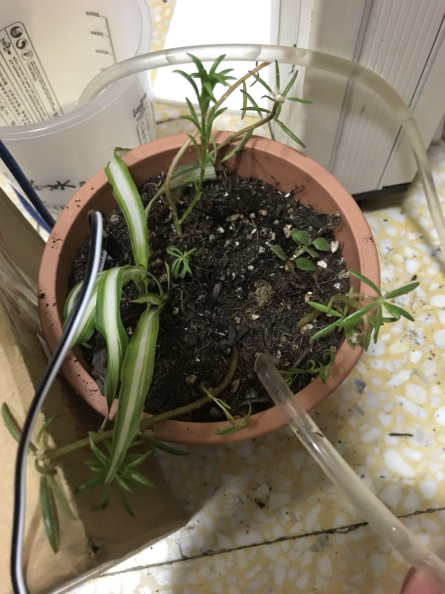
#> input picture data/test4.jpg, 890 x 1188 px, found by its file name (shown at 1/2 size)
$ python main.py   (older library calls are emulated)
#> lines starting #> are read from the running program, lines starting #| are printed output that depends on the picture; after the words box and inside, x2 and y2 are one past the last pixel; in counts of white or black regions, pixels touching at a corner belong together
#> further down, img is the input picture: shape (1188, 890, 3); mean B, G, R 100.3, 119.2, 128.2
# cd /Users/roy/Downloads/NCU/影像處理/
# source /Users/roy/Downloads/NCU/影像處理/imgp/bin/activate

import cv2
import numpy as np


def detect_circles(gray, img_circle):
	# detect circles in the image
	# circles = cv2.HoughCircles(gray, cv2.HOUGH_GRADIENT, 1.2, 400)
	circles = cv2.HoughCircles(gray,cv2.HOUGH_GRADIENT,1, 300,
						param1=50,param2=30,minRadius=200,maxRadius=250)

	# ensure at least some circles were found
	if circles is not None:
		# convert the (x, y) coordinates and radius of the circles to integers
		circles = np.round(circles[0, :]).astype("int")

		# loop over the (x, y) coordinates and radius of the circles
		for (x, y, r) in circles:
			# draw the circle in the output image, then draw a rectangle
			# corresponding to the center of the circle
			cv2.circle(img_circle, (x, y), r, (0, 255, 0), 4)
			cv2.rectangle(img_circle, (x - 5, y - 5), (x + 5, y + 5), (0, 128, 255), -1)
	return img_circle
	# show the circle image

# Gray Img Remove Background (Not Very Well，不知意義、效用)
# Watershed Algorithm
def segmentate_image(gray):
	ret, img_segmentate = cv2.threshold(gray,0,255, 12)
	# print(gray, cv2.THRESH_BINARY_INV+cv2.THRESH_OTSU)
	return img_segmentate

# Video Background Remove
# [17 lines left out: function subtract_Background, not called in this run]

# Image Background Remove
def clip(img):
	#== Parameters =======================================================================
	BLUR = 21
	CANNY_THRESH_1 = 10
	CANNY_THRESH_2 = 200
	MASK_DILATE_ITER = 10
	MASK_ERODE_ITER = 10
	MASK_COLOR = (0.0,0.0,0.0) # In BGR format


	#== Processing =======================================================================

	# img = cv2.resize(img, (350, 450))
	gray = cv2.cvtColor(img,cv2.COLOR_BGR2GRAY)

	#-- Edge detection -------------------------------------------------------------------
	edges = cv2.Canny(gray, CANNY_THRESH_1, CANNY_THRESH_2)
#> edges: shape (650, 550); 12.8% white in thin lines or dots
	# 區塊放大
	edges = cv2.dilate(edges, None)
#> edges: shape (650, 550); 37.7% white; 35 white regions, largest, box (x1, y1, x2, y2) and area: (0, 0, 550, 650) 126420, (442, 0, 550, 120) 3703, (476, 401, 550, 448) 786
	# 區塊縮小
	edges = cv2.erode(edges, None)
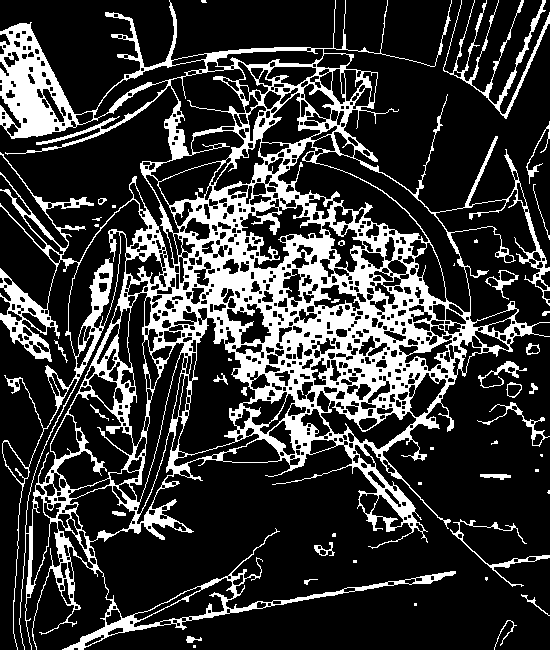
#> edges: shape (650, 550); 21.9% white; 46 white regions (20 under 20 px)
	# cv2.imshow('result', edges)								   # Display
	# cv2.waitKey(0)

	#-- Find contours in edges, sort by area ---------------------------------------------
	contour_info = []
	im2, contours, hierarchy = cv2.findContours(edges, cv2.RETR_LIST, cv2.CHAIN_APPROX_NONE)
#> contours = 959 contours, 303 with area under 20; largest, box (x1, y1, x2, y2) and area: (0, 0, 550, 650) 163196, (178, 317, 256, 455) 5431, (277, 141, 429, 243) 4176, (56, 393, 134, 490) 4000, (315, 151, 471, 313) 3920


	for c in contours:
		contour_info.append((
			c,
			cv2.isContourConvex(c),
			cv2.contourArea(c),
		))
#> after the loop, contour_info = 959 items

	contour_info = sorted(contour_info, key=lambda c: c[2], reverse=True)
	max_contour = contour_info[0]	# 只圈選最大輪廓
#> max_contour = 3 items, first 3: contour of 11319 points, box (x1, y1, x2, y2) (0, 0, 550, 650), area 163196, False, 163196.5

	#-- Create empty mask, draw filled polygon on it corresponding to largest contour ----
	# Mask is black, polygon is white
	mask = np.zeros(edges.shape)
	# cv2.fillConvexPoly(mask, max_contour[0], (255))	# 為mask加上輪廓

	for i in range(1, len(contour_info)):
		# img = cv2.imread('test1.jpg')
		# img = cv2.resize(img, (550, 650))
		cv2.fillConvexPoly(mask, contour_info[i][0], (255))	# 為mask加上輪廓
#> mask: shape (650, 550) float64; 35.8% white; 134 white regions (16 under 20 px), largest, box (x1, y1, x2, y2) and area: (25, 47, 521, 586) 109280, (129, 574, 244, 628) 2508, (450, 519, 550, 587) 1409
		# cv2.imshow('result', mask)
		# cv2.waitKey(0)
	#-- Smooth mask, then blur it --------------------------------------------------------
	mask = cv2.dilate(mask, None, iterations=MASK_DILATE_ITER)
#> mask: shape (650, 550) float64; 71.1% white; 18 black regions (3 under 20 px), largest, box (x1, y1, x2, y2) and area: (0, 385, 550, 650) 49729, (0, 0, 550, 245) 37070, (0, 95, 164, 299) 11144
	mask = cv2.erode(mask, None, iterations=MASK_ERODE_ITER)
#> mask: shape (650, 550) float64; 51.6% white; 11 black regions, largest, box (x1, y1, x2, y2) and area: (0, 375, 550, 650) 83264, (0, 0, 550, 278) 54830, (0, 85, 174, 309) 21134
	mask = cv2.GaussianBlur(mask, (BLUR, BLUR), 0)		# 模糊化去噪
	mask_stack = np.dstack([mask]*3)	# Create 3-channel alpha mask

	#-- Blend masked img into MASK_COLOR background --------------------------------------
	mask_stack  = mask_stack.astype('float32') / 255.0		  # Use float matrices,
	img	= img.astype('float32') / 255.0				 #  for easy blending

	masked = (mask_stack * img) + ((1-mask_stack) * MASK_COLOR) # Blend
	masked = (masked * 255).astype('uint8')					 # Convert back to 8-bit
	mask_stack = (mask_stack * 255).astype('uint8')
	img = (img * 255).astype('uint8')
	for i in range(1, len(contour_info)):
		cv2.drawContours(img, contour_info[i][0], -1, (0,255,0), 3)	# 為原始圖片加上輪廓

	cv2.imshow('result', np.hstack([img, masked, mask_stack]))							# Display
	cv2.waitKey(0)

	# cv2.imwrite('result/result1.jpg', np.hstack([img, masked, mask_stack]) )		   # Save

	return masked
# [85 lines left out: functions ori_clip, detect_color, not called in this run]

def detect_Color_HSV(img, rectMergeSize, rectSize):
#> called with rectMergeSize = 20, rectSize = 400
	lowerBound=np.array([15, 100, 20])
	upperBound=np.array([25, 255, 255])

	# lowerBound=np.array([33,80,40])
	# upperBound=np.array([102,255,255])

	kernelOpen=np.ones((5,5))
	kernelClose=np.ones((20,20))

	# img = cv2.imread('test1.jpg')
	# img = cv2.imread('asdf.jpeg')
	# img = cv2.imread('green.png')
	img = cv2.resize(img, (550, 650))

	#convert BGR to HSV
	# imgHSV= cv2.cvtColor(img,cv2.COLOR_BGR2HSV)
	# create the Mask
	hsv = cv2.cvtColor(img, cv2.COLOR_BGR2HSV)
#> hsv: shape (650, 550, 3); mean H, S, V 15.3, 51.3, 56.8
	mask = cv2.inRange(hsv,lowerBound, upperBound )
#> mask: shape (650, 550); 5.6% white; 1343 white regions (1246 under 20 px), largest, box (x1, y1, x2, y2) and area: (43, 411, 130, 567) 5505, (173, 382, 349, 479) 2129, (102, 584, 201, 625) 470

	##
	kernel = np.ones((5,5),np.uint8)
	mask = cv2.dilate(mask,kernel,iterations = 1)
#> mask: shape (650, 550); 18.2% white; 144 white regions, largest, box (x1, y1, x2, y2) and area: (171, 280, 472, 481) 22052, (34, 375, 148, 608) 10686, (152, 143, 273, 277) 5253
	mask = cv2.erode(mask,kernel,iterations = 1)
#> mask: shape (650, 550); 8.8% white; 361 white regions (278 under 20 px), largest, box (x1, y1, x2, y2) and area: (43, 377, 146, 606) 7448, (173, 371, 349, 479) 6104, (283, 282, 422, 417) 4125


	#morphology https://docs.opencv.org/3.0-beta/doc/py_tutorials/py_imgproc/py_morphological_ops/py_morphological_ops.html
	maskOpen=cv2.morphologyEx(mask,cv2.MORPH_OPEN,kernelOpen)
#> maskOpen: shape (650, 550); 6.7% white; 92 white regions (1 under 20 px), largest, box (x1, y1, x2, y2) and area: (45, 397, 141, 557) 6155, (174, 378, 321, 478) 4957, (184, 194, 229, 240) 918
	maskClose=cv2.morphologyEx(maskOpen,cv2.MORPH_CLOSE,kernelClose)
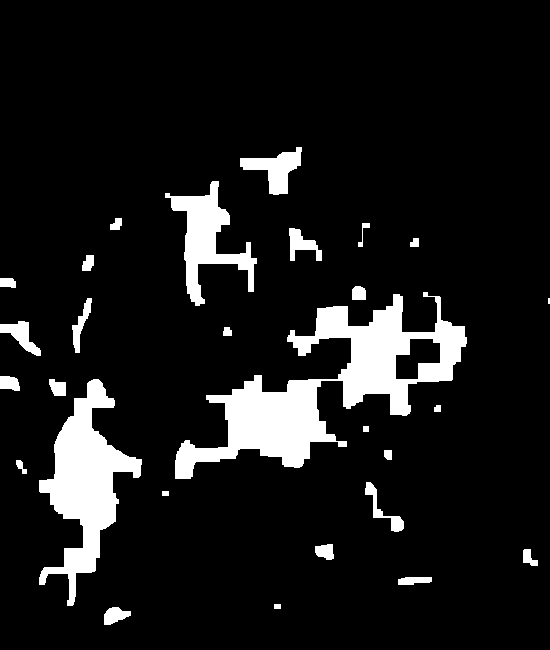
#> maskClose: shape (650, 550); 10% white; 28 white regions (1 under 20 px)

	maskFinal=maskClose
	_, conts, h =cv2.findContours(maskFinal.copy(),cv2.RETR_EXTERNAL,cv2.CHAIN_APPROX_NONE)
#> conts = 28 contours, 1 with area under 20; largest, box (x1, y1, x2, y2) and area: (175, 292, 467, 479) 17230, (39, 379, 142, 606) 8678, (165, 181, 257, 306) 3629, (240, 147, 302, 195) 1246, (0, 321, 41, 356) 540; h = 28 rows, first 6: [1, -1, -1, -1], [2, 0, -1, -1], [3, 1, -1, -1], [4, 2, -1, -1], [5, 3, -1, -1], [6, 4, -1, -1]

	# [7 lines of commented-out code are left out]
	label = []
	for i in range(len(conts)):
		x,y,w,h=cv2.boundingRect(conts[i])
		label.append([x,y,w,h])
#> this loop made 28 passes
#> (x, y, w, h) on passes 1 to 12: (104, 607, 27, 18), (274, 604, 7, 5), (398, 577, 34, 8), (523, 549, 15, 17), (315, 544, 19, 16), (162, 491, 7, 5), (365, 482, 39, 50), (16, 460, 11, 14), (384, 450, 8, 10), (363, 426, 6, 6), (434, 405, 7, 7), (39, 379, 103, 227)
#> after the loop, label = 28 items, first 6: [104, 607, 27, 18], [274, 604, 7, 5], [398, 577, 34, 8], [523, 549, 15, 17], [315, 544, 19, 16], [162, 491, 7, 5]
	print(label, len(label))
#> (printed output is left out)

	for i in range(len(label)):
		for j in range(len(label)):
			if i == j or label[j] == [0,0,0,0]:
				continue
			if (abs(label[i][0]-label[j][0]) < rectMergeSize) or (abs(label[i][0]-(label[j][0]+label[j][2])) < rectMergeSize) or \
				(abs((label[i][0]+label[i][2])-label[j][0]) < rectMergeSize) or (abs((label[i][0]+label[i][2])-(label[j][0]+label[j][2])) < rectMergeSize):
				if (abs(label[i][1]-label[j][1]) < rectMergeSize) or (abs(label[i][1]-(label[j][1]+label[j][3])) < rectMergeSize) or \
					(abs((label[i][1]+label[i][3])-label[j][1]) < rectMergeSize) or (abs((label[i][1]+label[i][3])-(label[j][1]+label[j][3])) < rectMergeSize):
					x = int(label[i][0]);y = int(label[i][1]);
					print(label[i], label[j])
					if (label[i][0] > label[j][0]):
						x = int(label[j][0])
						if (label[i][0]+label[i][2] < label[j][0]+label[j][2]):
							label[i][2] = int((label[j][0]+label[j][2])-label[j][0])
						else:
							label[i][2] = int(label[i][0]+label[i][2]-label[j][0])
					else:
						if (label[i][0]+label[i][2] < label[j][0]+label[j][2]):
							label[i][2] = int((label[j][0]+label[j][2])-label[i][0])
						else:
							label[i][2] = int(label[i][0]+label[i][2]-label[i][0])
					label[i][0] = x

					if (label[i][1] > label[j][1]):
						y = int(label[j][1])
						if (label[i][1]+label[i][3] < label[j][1]+label[j][3]):
							label[i][3] = int((label[j][1]+label[j][3])-label[j][1])
						else:
							label[i][3] = int(label[i][1]+label[i][3]-label[j][1])
					else:
						if (label[i][1]+label[i][3] < label[j][1]+label[j][3]):
							label[i][3] = int((label[j][1]+label[j][3])-label[i][1])
						else:
							label[i][3] = int(label[i][1]+label[i][3]-label[i][1])
					label[i][1] = y

					print(label[i])
					label[j] = [0,0,0,0]
#> this loop made 28 passes
#| [104, 607, 27, 18] [39, 379, 103, 227]
#| [39, 379, 103, 246]
#| [39, 379, 103, 246] [49, 379, 17, 17]
#| [39, 379, 103, 246]
#| [39, 379, 103, 246] [0, 376, 20, 15]
#| [0, 376, 142, 249]
#| [162, 491, 7, 5] [175, 292, 292, 187]
#| [162, 292, 305, 204]
#| [162, 292, 305, 204] [165, 181, 92, 125]
#| [162, 181, 305, 315]
#> (further printed lines are left out)
#> after the loop, label = 28 items, first 6: [0, 376, 142, 249], [274, 604, 7, 5], [398, 577, 34, 8], [523, 549, 15, 17], [315, 544, 19, 16], [162, 181, 305, 315]
	print(label, len(label))
#> (printed output is left out)
	i = 0
	for x,y,w,h in label:
		if ( w*h > rectSize):
			cv2.rectangle(img,(x,y),(x+w,y+h),(0,0,255), 2)
			cv2.putText(img, str(i+1),(x,y+h), cv2.FONT_HERSHEY_SIMPLEX, 1, (0,255,255))
			i += 1
#> this loop made 28 passes
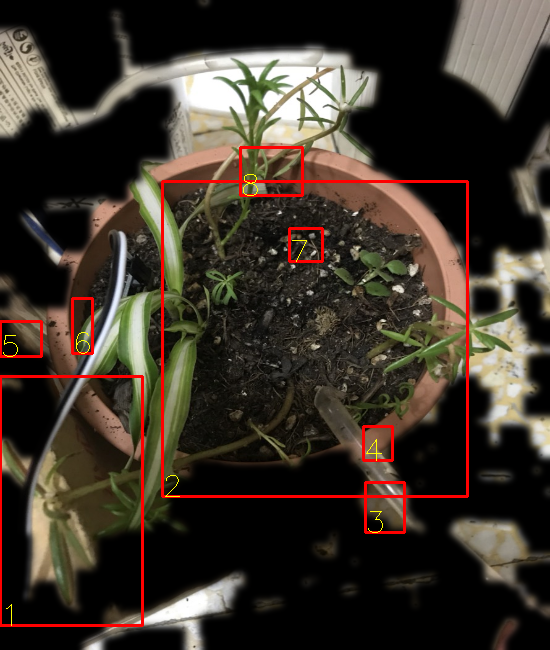
#> img: shape (650, 550, 3); mean of channels 0, 1, 2 41.5, 51, 60.6; drawn as B, G, R
#> after the loop, i = 8

	maskClose = np.dstack([maskClose]*3)
#> maskClose: shape (650, 550, 3); 10% white; 28 white regions (1 under 20 px), largest, box (x1, y1, x2, y2) and area: (175, 292, 467, 479) 16810, (39, 379, 142, 606) 9046, (165, 181, 257, 306) 3892
	mask = np.dstack([mask]*3)
	cv2.imshow("images", np.hstack([img, mask, maskClose]))
	cv2.waitKey(0)
	ori = cv2.imread('test4.jpg')
	ori = cv2.resize(ori, (550, 650))
	cv2.imwrite('result/result4.jpg', np.hstack([ori, img, maskClose]) )

if __name__ == '__main__':
	img = cv2.imread('test4.jpg')
	img = cv2.resize(img, (550, 650))

	clip_img = clip(img)
	detect_Color_HSV(clip_img, 20 ,400)

	### image init
	ori = cv2.imread("test1.jpg", cv2.IMREAD_COLOR)  # cv2.IMREAD_COLOR = 1
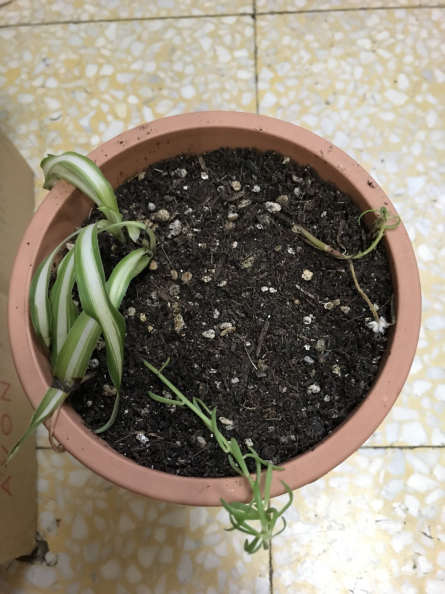
#> input picture data/test1.jpg, 890 x 1188 px, found by its file name (shown at 1/2 size)
#> ori is the input picture: shape (1188, 890, 3); mean B, G, R 114.4, 129.6, 138.2
	ori = cv2.resize(ori, (540, 660))
#> ori: shape (660, 540, 3)
	img_circle = ori.copy()
	gray = cv2.cvtColor(ori, cv2.COLOR_BGR2GRAY)
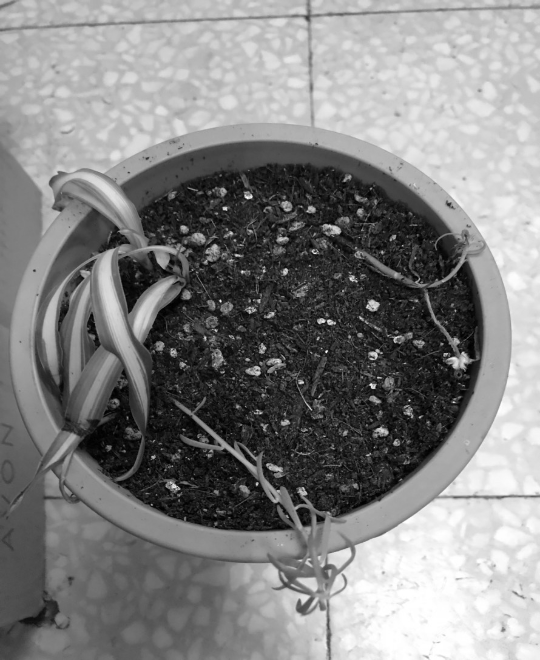
#> gray: shape (660, 540); min 0, max 255, mean 130.4

	### image process
	img_circle = detect_circles(gray, img_circle)
#> in detect_circles, `circles = cv2.HoughCircles(gray,cv2.HOUGH_GRADIENT,1, 300, param1=50,p..`: circles = [[271.5, 310.5, 217.5]]
#> in detect_circles, `circles = np.round(circles[0, :]).astype("int")`: circles = [[272, 310, 218]]
#> the loop in detect_circles, `for (x, y, r) in circles:` made 1 pass
#> after the loop in detect_circles, `for (x, y, r) in circles:`:
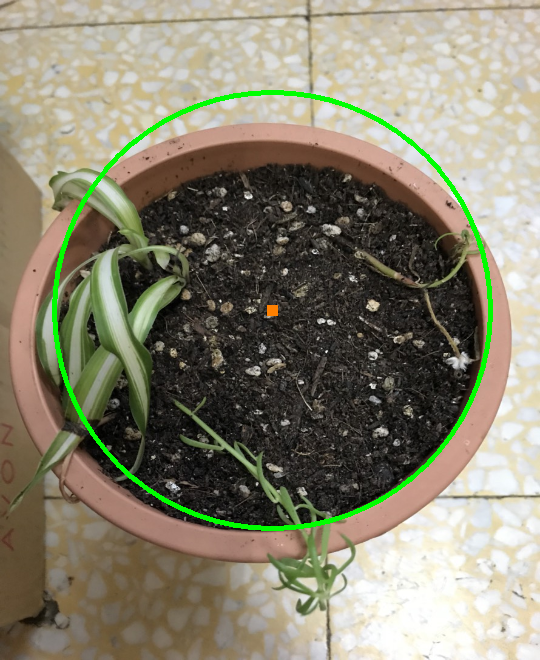
#> img_circle: shape (660, 540, 3); mean B, G, R 112.1, 131.8, 135.5
	img_segmentate = segmentate_image(gray)
#> in segmentate_image, `ret, img_segmentate = cv2.threshold(gray,0,255, 12)`:
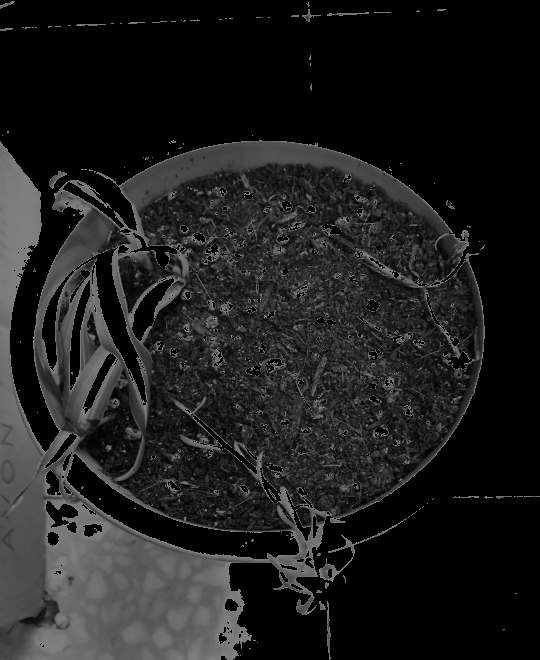
#> img_segmentate: shape (660, 540); min 0, max 128, mean 30.3
#> in segmentate_image, `ret, img_segmentate = cv2.threshold(gray,0,255, 12)`: ret = 128

	# [21 lines of commented-out code are left out]
